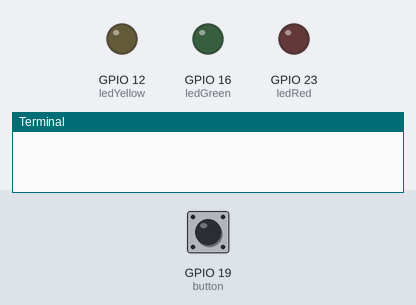
A program run on a simulated Raspberry Pi (BCM pin numbers). Shown: output pins drawn as LEDs (lit = HIGH), the last lines printed to the terminal. Inputs (shaded band) come from the test bench; at power-on: GPIO 19 (button) HIGH.

Above: at 1.2 s.
1.3 s: GPIO 19 (button) pulled LOW for 0.15 s
At 1.6 s:
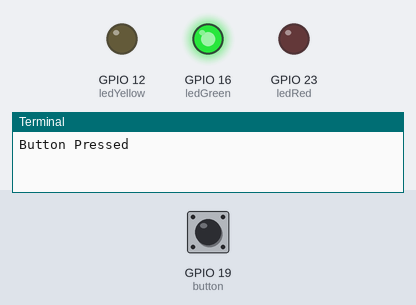
4.4 s: GPIO 19 (button) pulled LOW for 1 s
At 6.0 s:
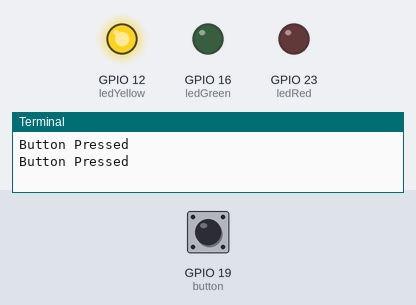
8.4 s: GPIO 19 (button) pulled LOW for 3.2 s
At 11.0 s:
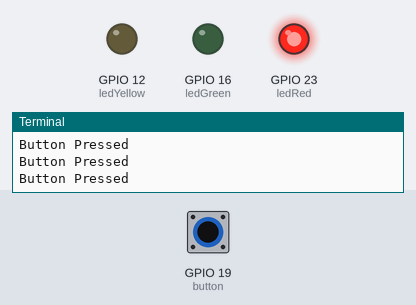
Timing chart, 0 to 15.9 s (numbered marks = the images above; inputs shaded):
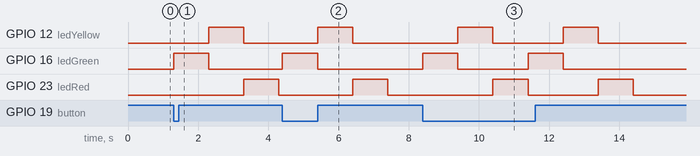

The program:

traffic.py
```python
import RPi.GPIO as GPIO
import time

try:
  def lightTraffic(led1, led2, led3, delay ):
    GPIO.output(led1, 1)
    time.sleep(delay)
    GPIO.output(led1, 0)
    GPIO.output(led2, 1)
    time.sleep(delay)
    GPIO.output(led2, 0)
    GPIO.output(led3, 1)
    time.sleep(delay)
    GPIO.output(led3, 0)
  GPIO.setmode(GPIO.BCM)
  button = 19
  GPIO.setup(button, GPIO.IN, pull_up_down=GPIO.PUD_UP)
  ledGreen = 16
  ledYellow = 12
  ledRed = 23
  GPIO.setup(ledGreen, GPIO.OUT)
  GPIO.setup(ledYellow, GPIO.OUT)
  GPIO.setup(ledRed, GPIO.OUT)
  while True:
    input_state = GPIO.input(button)
    if input_state == False:
      print('Button Pressed')
      lightTraffic(ledGreen, ledYellow, ledRed, 1)
    else:
      GPIO.output(ledGreen, 0)
      GPIO.output(ledYellow, 0)
      GPIO.output(ledRed, 0)
except KeyboardInterrupt:
  print ("You've exited the program")
finally:
  GPIO.cleanup()
```

Measured:
- after the input at 1.3 s, GPIO 12 (ledYellow): LOW → HIGH after 1.0 s, → LOW 1.0 s later; GPIO 16 (ledGreen): LOW → HIGH at once, → LOW 1.0 s later; GPIO 23 (ledRed): LOW → HIGH after 2.0 s, → LOW 1.0 s later
- after the input at 4.4 s, GPIO 12 (ledYellow): LOW → HIGH after 1.0 s, → LOW 1.0 s later; GPIO 16 (ledGreen): LOW → HIGH at once, → LOW 1.0 s later; GPIO 23 (ledRed): LOW → HIGH after 2.0 s, → LOW 1.0 s later
- after the input at 8.4 s, GPIO 12 (ledYellow): alternates HIGH for 1.0 s and LOW for 2.0 s, 4 changes in all, then stays LOW, starting after 1.0 s; GPIO 16 (ledGreen): alternates HIGH for 1.0 s and LOW for 2.0 s, 4 changes in all, then stays LOW, starting at once
